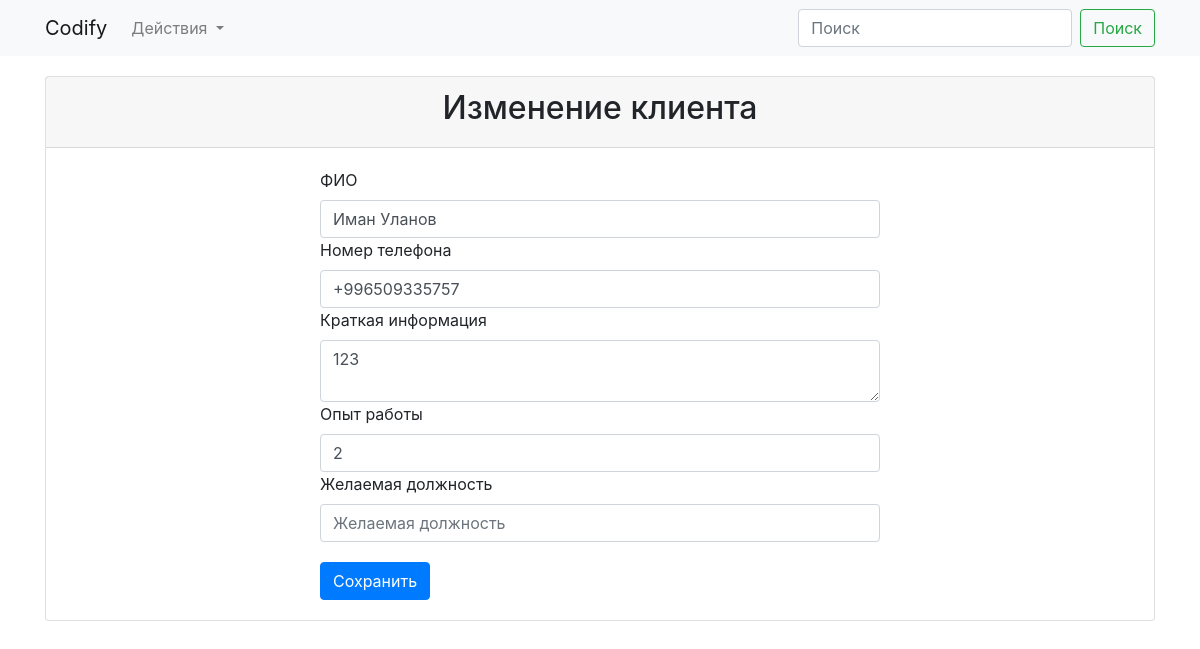
The page /employee/3/update (signed in) on the database its author committed.
### app/models.py (models this page shows)
class Employee(db.Model):
    id = db.Column(db.Integer, primary_key=True)
    fullname = db.Column(db.String)
    phone = db.Column(db.String)
    short_info = db.Column(db.String)
    experience = db.Column(db.Integer)
    preferred_position = db.Column(db.String)
    user = db.relationship(User, backref=db.backref('users', lazy='dynamic'))
    user_name = db.Column(db.String, db.ForeignKey('users.username'))

### app/views.py (the view)
@login_required
def employee_update(employee_id):
    employee = Employee.query.get(employee_id)
    form = EmployeeForm(request.form, obj=employee)
    if employee.user_name != current_user.username:
        flash('У вас нет доступа')
    if request.method == 'POST':
        if form.validate_on_submit():
            form.populate_obj(employee)
            db.session.add(employee)
            db.session.commit()
            return redirect(url_for('index'))
    return render_template('employee_update.html', form=form, employee=employee)

### app/forms.py (shortened to what this page needs)
class EmployeeForm(FlaskForm):
    fullname = ws.StringField('ФИО', validators=[ws.validators.DataRequired()])
    phone = ws.StringField('Номер телефона', validators=[ws.validators.DataRequired(), ws.validators.Length(min=13, max=20)])
    short_info = ws.TextAreaField('Краткая информация', validators=[ws.validators.DataRequired()])
    experience = ws.StringField('Опыт работы', validators=[ws.validators.DataRequired()])
    preferred_position = ws.StringField('Желаемая должность')
    user = current_user
    submit = ws.SubmitField('Сохранить')

### app/models.py (called while the page is built)
@login_manager.user_loader
def load_user(user_id):
    return User.query.get(int(user_id))

### app/templates/employee_update.html (shortened to what this page needs)
{% extends "base.html" %}
{% block content %}
<div class="container">
  <div class="card">
    <form method="POST" action="{{ url_for('employee_update', employee_id=employee.id) }}">
        <div class="card-header">
            <h2>Изменение клиента</h2>
        </div>
        <div class="content-inside">
            {{ form.fullname.label() }}
            {{ form.fullname(class="form-control", placeholder="ФИО") }}
            {{ form.phone.label() }}
            {{ form.phone(class="form-control", placeholder="Телефон") }}
            {{ form.short_info.label() }}
            {{ form.short_info(class="form-control", placeholder="Краткая информация") }}
            {{ form.experience.label() }}
            {{ form.experience(class="form-control", placeholder="Опыт работы в годах") }}
            {{ form.preferred_position.label() }}
            {{ form.preferred_position(class="form-control", placeholder="Желаемая должность") }}
            {{ form.submit(class="btn btn-primary submit-button") }}
        </div>
    </form>
  </div>
</div>
{% endblock content %}

### app/static/css/style.css (style rules this page uses)
.content-inside { padding: 20px; max-width: 600px; margin: 0 auto; }
.submit-button { margin-top: 20px; }
.card-header h2 { text-align: center; }

### rows shown on the page
Employee: fullname "Иман Уланов", phone "+996509335757", short_info "123", experience "2"
